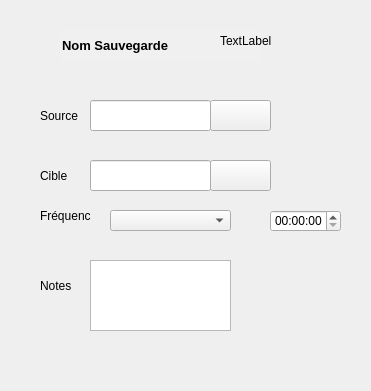
<?xml version="1.0" encoding="UTF-8"?>
<ui version="4.0">
 <class>FormSauvegarde</class>
 <widget class="QWidget" name="FormSauvegarde">
  <property name="geometry">
   <rect>
    <x>0</x>
    <y>0</y>
    <width>371</width>
    <height>391</height>
   </rect>
  </property>
  <property name="windowTitle">
   <string>Form</string>
  </property>
  <widget class="QLineEdit" name="lineEdit">
   <property name="geometry">
    <rect>
     <x>60</x>
     <y>30</y>
     <width>201</width>
     <height>31</height>
    </rect>
   </property>
   <property name="font">
    <font>
     <family>Arial</family>
     <pointsize>10</pointsize>
     <weight>75</weight>
     <bold>true</bold>
    </font>
   </property>
   <property name="styleSheet">
    <string notr="true">background-color: rgb(240, 240, 240);</string>
   </property>
   <property name="text">
    <string>Nom Sauvegarde</string>
   </property>
   <property name="frame">
    <bool>false</bool>
   </property>
  </widget>
  <widget class="QLabel" name="label">
   <property name="geometry">
    <rect>
     <x>220</x>
     <y>0</y>
     <width>111</width>
     <height>81</height>
    </rect>
   </property>
   <property name="text">
    <string>TextLabel</string>
   </property>
  </widget>
  <widget class="QLabel" name="label_2">
   <property name="geometry">
    <rect>
     <x>40</x>
     <y>100</y>
     <width>51</width>
     <height>31</height>
    </rect>
   </property>
   <property name="text">
    <string>Source</string>
   </property>
  </widget>
  <widget class="QLineEdit" name="lineEdit_2">
   <property name="geometry">
    <rect>
     <x>90</x>
     <y>100</y>
     <width>121</width>
     <height>31</height>
    </rect>
   </property>
  </widget>
  <widget class="QPushButton" name="pushButton">
   <property name="geometry">
    <rect>
     <x>210</x>
     <y>100</y>
     <width>61</width>
     <height>31</height>
    </rect>
   </property>
   <property name="text">
    <string/>
   </property>
  </widget>
  <widget class="QPushButton" name="pushButton_2">
   <property name="geometry">
    <rect>
     <x>210</x>
     <y>160</y>
     <width>61</width>
     <height>31</height>
    </rect>
   </property>
   <property name="text">
    <string/>
   </property>
  </widget>
  <widget class="QLineEdit" name="lineEdit_3">
   <property name="geometry">
    <rect>
     <x>90</x>
     <y>160</y>
     <width>121</width>
     <height>31</height>
    </rect>
   </property>
  </widget>
  <widget class="QLabel" name="label_3">
   <property name="geometry">
    <rect>
     <x>40</x>
     <y>160</y>
     <width>51</width>
     <height>31</height>
    </rect>
   </property>
   <property name="text">
    <string>Cible</string>
   </property>
  </widget>
  <widget class="QComboBox" name="comboBox">
   <property name="geometry">
    <rect>
     <x>110</x>
     <y>210</y>
     <width>121</width>
     <height>21</height>
    </rect>
   </property>
  </widget>
  <widget class="QLabel" name="label_4">
   <property name="geometry">
    <rect>
     <x>40</x>
     <y>200</y>
     <width>51</width>
     <height>31</height>
    </rect>
   </property>
   <property name="text">
    <string>Fréquence</string>
   </property>
  </widget>
  <widget class="QTimeEdit" name="timeEdit">
   <property name="geometry">
    <rect>
     <x>270</x>
     <y>210</y>
     <width>71</width>
     <height>22</height>
    </rect>
   </property>
  </widget>
  <widget class="QTextEdit" name="textEdit">
   <property name="geometry">
    <rect>
     <x>90</x>
     <y>260</y>
     <width>141</width>
     <height>71</height>
    </rect>
   </property>
  </widget>
  <widget class="QLabel" name="label_5">
   <property name="geometry">
    <rect>
     <x>40</x>
     <y>270</y>
     <width>51</width>
     <height>31</height>
    </rect>
   </property>
   <property name="text">
    <string>Notes</string>
   </property>
  </widget>
 </widget>
 <resources/>
 <connections/>
</ui>
